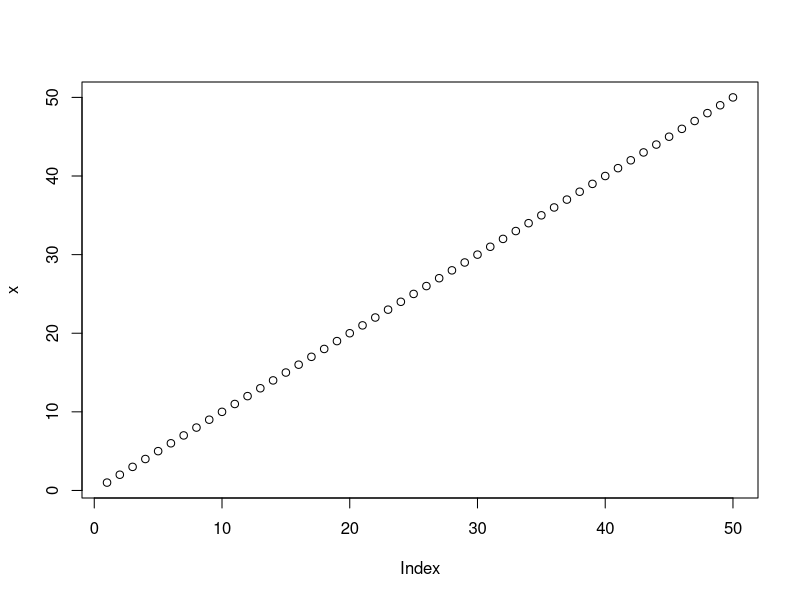
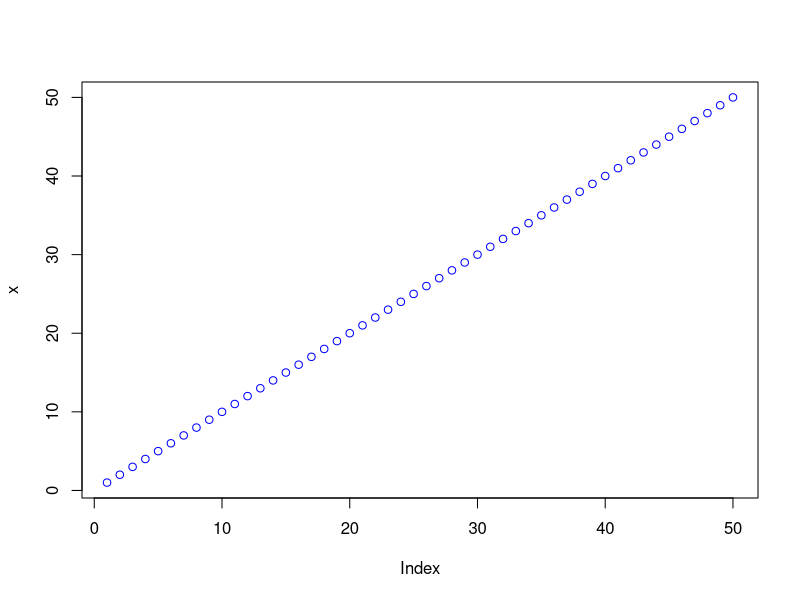
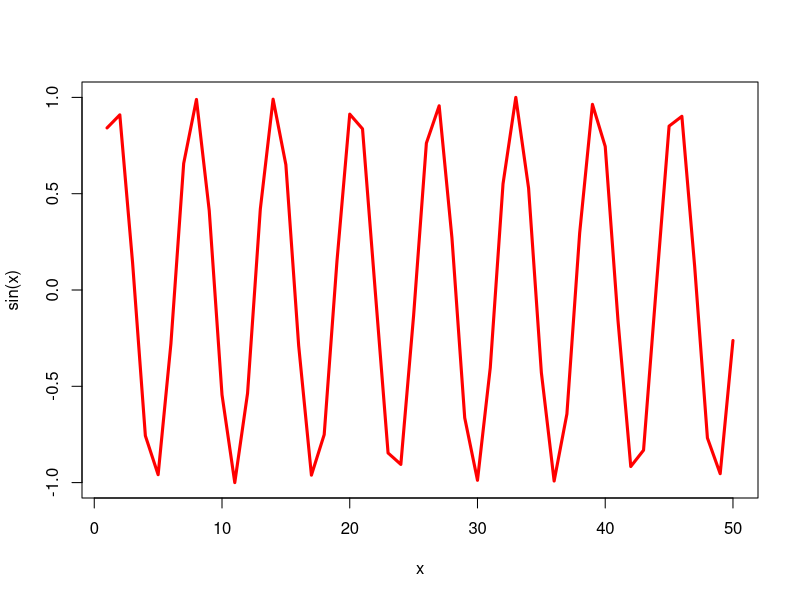

Recreate these plots in R, in order.
#This is my first R script
x <- 1:50
plot(x)
plot(x, col="blue")
plot(x, sin(x), typ="l", col="red", lwd=3)

log(10)
log(10, 10)